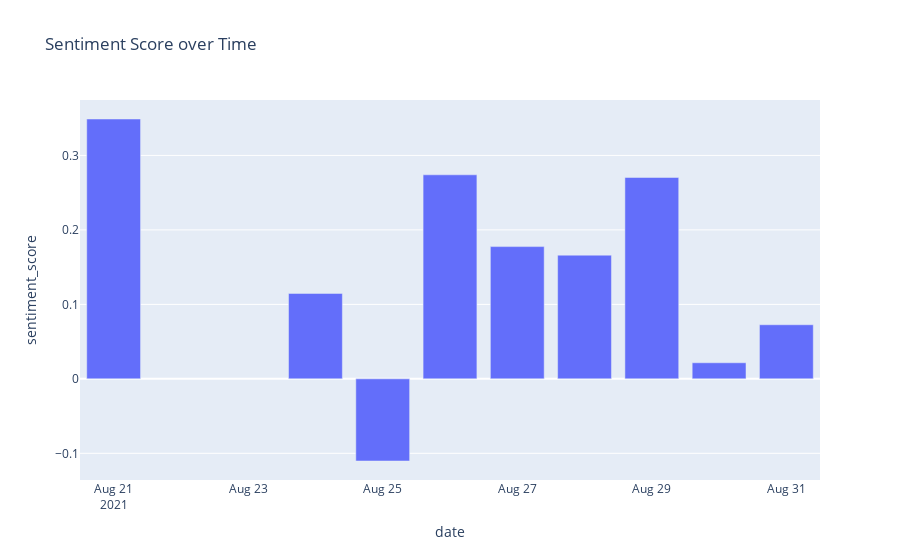

The notebook cell saved with this chart:
### Markdown cell above
## Visualization

### Code cell
fig = px.bar(sent_df,
             x=sent_df['date'],
             y=sent_df['sentiment_score'],
             title="Sentiment Score over Time")

fig.show()

### Figure 1 — Plotly figure (JSON) as saved in the notebook; plotly's stock layout.template omitted (floating-point values rounded to 4 significant figures)
{"data": [{"alignmentgroup": "True", "hovertemplate": "date=%{x}<br>sentiment_score=%{y}<extra></extra>", "legendgroup": "", "marker": {"color": "#636efa"}, "name": "", "offsetgroup": "", "orientation": "v", "showlegend": false, "textposition": "auto", "type": "bar", "x": ["2021-08-21T00:00:00", "2021-08-24T00:00:00", "2021-08-25T00:00:00", "2021-08-26T00:00:00", "2021-08-27T00:00:00", "2021-08-28T00:00:00", "2021-08-29T00:00:00", "2021-08-30T00:00:00", "2021-08-31T00:00:00"], "xaxis": "x", "y": [0.3489, 0.1147, -0.1103, 0.274, 0.1776, 0.1661, 0.2704, 0.02159, 0.07264], "yaxis": "y"}], "layout": {"autosize": true, "barmode": "relative", "legend": {"tracegroupgap": 0}, "title": {"text": "Sentiment Score over Time"}, "xaxis": {"anchor": "y", "autorange": true, "domain": [0, 1], "range": ["2021-08-20 12:00", "2021-08-31 12:00"], "title": {"text": "date"}, "type": "date"}, "yaxis": {"anchor": "x", "autorange": true, "domain": [0, 1], "range": [-0.1358, 0.3744], "title": {"text": "sentiment_score"}, "type": "linear"}}}
